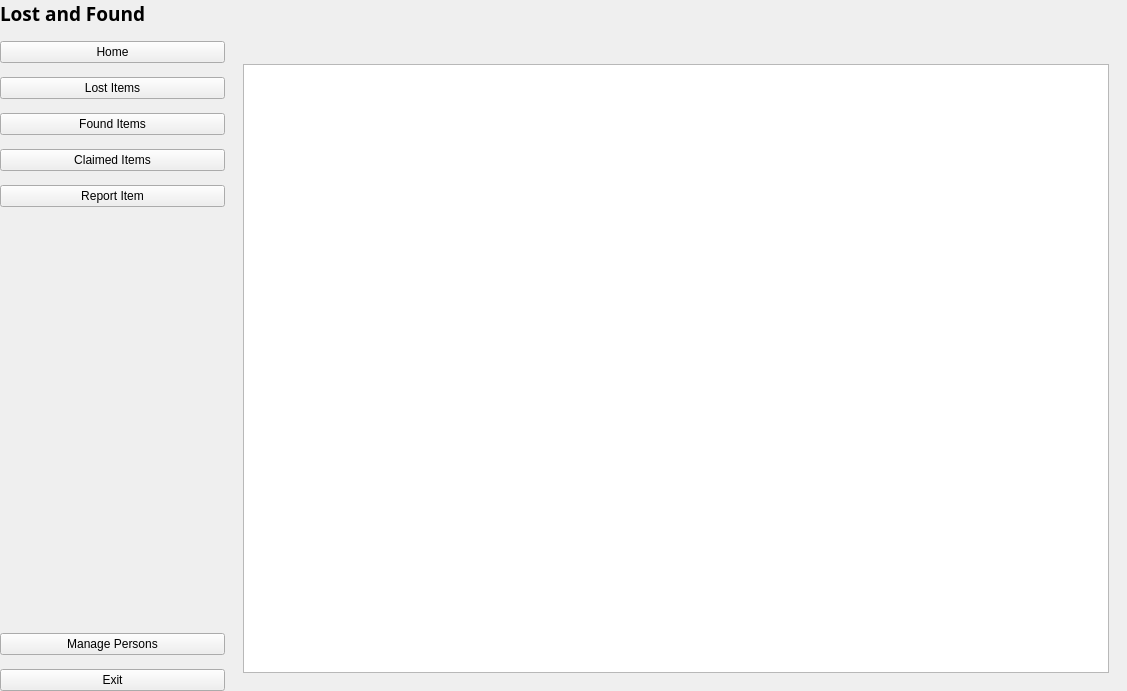
<?xml version="1.0" encoding="UTF-8"?>
<ui version="4.0">
 <class>MainWindow</class>
 <widget class="QMainWindow" name="MainWindow">
  <property name="geometry">
   <rect>
    <x>0</x>
    <y>0</y>
    <width>1127</width>
    <height>691</height>
   </rect>
  </property>
  <property name="windowTitle">
   <string>MainWindow</string>
  </property>
  <widget class="QWidget" name="centralwidget">
   <layout class="QHBoxLayout" name="horizontalLayout">
    <property name="spacing">
     <number>0</number>
    </property>
    <property name="leftMargin">
     <number>0</number>
    </property>
    <property name="topMargin">
     <number>0</number>
    </property>
    <property name="rightMargin">
     <number>0</number>
    </property>
    <property name="bottomMargin">
     <number>0</number>
    </property>
    <item>
     <widget class="QWidget" name="sidebar" native="true">
      <property name="sizePolicy">
       <sizepolicy hsizetype="Preferred" vsizetype="Preferred">
        <horstretch>2</horstretch>
        <verstretch>0</verstretch>
       </sizepolicy>
      </property>
      <layout class="QVBoxLayout" name="verticalLayout_6">
       <property name="spacing">
        <number>0</number>
       </property>
       <property name="leftMargin">
        <number>0</number>
       </property>
       <property name="topMargin">
        <number>0</number>
       </property>
       <property name="rightMargin">
        <number>0</number>
       </property>
       <property name="bottomMargin">
        <number>0</number>
       </property>
       <item>
        <layout class="QVBoxLayout" name="verticalLayout_5">
         <item>
          <layout class="QVBoxLayout" name="verticalLayout_3">
           <property name="spacing">
            <number>14</number>
           </property>
           <property name="topMargin">
            <number>0</number>
           </property>
           <property name="rightMargin">
            <number>0</number>
           </property>
           <item>
            <widget class="QLabel" name="label_3">
             <property name="font">
              <font>
               <family>Century Gothic</family>
               <pointsize>14</pointsize>
               <bold>true</bold>
               <underline>false</underline>
               <strikeout>false</strikeout>
               <kerning>true</kerning>
              </font>
             </property>
             <property name="text">
              <string>Lost and Found</string>
             </property>
             <property name="margin">
              <number>5</number>
             </property>
             <property name="indent">
              <number>-1</number>
             </property>
            </widget>
           </item>
           <item>
            <widget class="QPushButton" name="homeButton">
             <property name="font">
              <font/>
             </property>
             <property name="text">
              <string>Home</string>
             </property>
             <property name="iconSize">
              <size>
               <width>20</width>
               <height>20</height>
              </size>
             </property>
             <property name="checkable">
              <bool>true</bool>
             </property>
             <property name="autoExclusive">
              <bool>true</bool>
             </property>
            </widget>
           </item>
           <item>
            <widget class="QPushButton" name="lostButton">
             <property name="font">
              <font/>
             </property>
             <property name="text">
              <string>Lost Items</string>
             </property>
             <property name="iconSize">
              <size>
               <width>20</width>
               <height>20</height>
              </size>
             </property>
             <property name="checkable">
              <bool>true</bool>
             </property>
             <property name="autoExclusive">
              <bool>true</bool>
             </property>
            </widget>
           </item>
           <item>
            <widget class="QPushButton" name="foundButton">
             <property name="font">
              <font/>
             </property>
             <property name="text">
              <string>Found Items</string>
             </property>
             <property name="iconSize">
              <size>
               <width>20</width>
               <height>20</height>
              </size>
             </property>
             <property name="checkable">
              <bool>true</bool>
             </property>
             <property name="autoExclusive">
              <bool>true</bool>
             </property>
            </widget>
           </item>
           <item>
            <widget class="QPushButton" name="claimedButton">
             <property name="font">
              <font/>
             </property>
             <property name="text">
              <string>Claimed Items</string>
             </property>
             <property name="iconSize">
              <size>
               <width>20</width>
               <height>20</height>
              </size>
             </property>
             <property name="checkable">
              <bool>true</bool>
             </property>
             <property name="autoExclusive">
              <bool>true</bool>
             </property>
            </widget>
           </item>
           <item>
            <widget class="QPushButton" name="reportButton">
             <property name="font">
              <font/>
             </property>
             <property name="text">
              <string>Report Item</string>
             </property>
             <property name="iconSize">
              <size>
               <width>20</width>
               <height>20</height>
              </size>
             </property>
             <property name="checkable">
              <bool>true</bool>
             </property>
             <property name="autoExclusive">
              <bool>true</bool>
             </property>
            </widget>
           </item>
           <item>
            <spacer name="verticalSpacer_2">
             <property name="orientation">
              <enum>Qt::Vertical</enum>
             </property>
             <property name="sizeHint" stdset="0">
              <size>
               <width>20</width>
               <height>528</height>
              </size>
             </property>
            </spacer>
           </item>
           <item>
            <layout class="QVBoxLayout" name="verticalLayout_4">
             <property name="spacing">
              <number>14</number>
             </property>
             <item>
              <widget class="QPushButton" name="settingsButton">
               <property name="font">
                <font/>
               </property>
               <property name="text">
                <string>Manage Persons</string>
               </property>
               <property name="iconSize">
                <size>
                 <width>20</width>
                 <height>20</height>
                </size>
               </property>
              </widget>
             </item>
             <item>
              <widget class="QPushButton" name="logoutButton">
               <property name="font">
                <font/>
               </property>
               <property name="text">
                <string>Exit</string>
               </property>
               <property name="iconSize">
                <size>
                 <width>20</width>
                 <height>20</height>
                </size>
               </property>
              </widget>
             </item>
            </layout>
           </item>
          </layout>
         </item>
        </layout>
       </item>
      </layout>
     </widget>
    </item>
    <item>
     <widget class="QWidget" name="widget_2" native="true">
      <property name="sizePolicy">
       <sizepolicy hsizetype="Preferred" vsizetype="Preferred">
        <horstretch>8</horstretch>
        <verstretch>0</verstretch>
       </sizepolicy>
      </property>
      <layout class="QVBoxLayout" name="verticalLayout">
       <property name="spacing">
        <number>0</number>
       </property>
       <property name="leftMargin">
        <number>0</number>
       </property>
       <property name="topMargin">
        <number>0</number>
       </property>
       <property name="rightMargin">
        <number>0</number>
       </property>
       <property name="bottomMargin">
        <number>0</number>
       </property>
       <item>
        <widget class="QWidget" name="topbar" native="true">
         <property name="sizePolicy">
          <sizepolicy hsizetype="Preferred" vsizetype="Preferred">
           <horstretch>0</horstretch>
           <verstretch>1</verstretch>
          </sizepolicy>
         </property>
        </widget>
       </item>
       <item>
        <widget class="QWidget" name="widget_3" native="true">
         <property name="sizePolicy">
          <sizepolicy hsizetype="Preferred" vsizetype="Preferred">
           <horstretch>0</horstretch>
           <verstretch>14</verstretch>
          </sizepolicy>
         </property>
         <layout class="QVBoxLayout" name="verticalLayout_2">
          <item>
           <widget class="QStackedWidget" name="stackedWidget">
            <property name="currentIndex">
             <number>1</number>
            </property>
            <widget class="QWidget" name="homePage">
             <widget class="QLabel" name="label_25">
              <property name="geometry">
               <rect>
                <x>0</x>
                <y>40</y>
                <width>581</width>
                <height>51</height>
               </rect>
              </property>
              <property name="styleSheet">
               <string notr="true">QLabel {
    padding: 8px 12px;
    color: #1E1E1E;
    font: 20pt &quot;Futura&quot;;
    font-weight: bold; 
}</string>
              </property>
              <property name="text">
               <string>Welcome to the Lost and Found System!</string>
              </property>
             </widget>
             <widget class="QLabel" name="label_4">
              <property name="geometry">
               <rect>
                <x>10</x>
                <y>80</y>
                <width>531</width>
                <height>41</height>
               </rect>
              </property>
              <property name="styleSheet">
               <string notr="true">QLabel {
    padding: 8px 12px;
    color: #1E1E1E;
    font: 10pt &quot;Century Gothic&quot;;
	weight: bold;
}</string>
              </property>
              <property name="text">
               <string>Let us help you find what you're looking for or return something you found.</string>
              </property>
             </widget>
             <widget class="QFrame" name="outisideFrame">
              <property name="geometry">
               <rect>
                <x>10</x>
                <y>120</y>
                <width>921</width>
                <height>371</height>
               </rect>
              </property>
              <property name="styleSheet">
               <string notr="true"/>
              </property>
              <property name="frameShape">
               <enum>QFrame::StyledPanel</enum>
              </property>
              <property name="frameShadow">
               <enum>QFrame::Raised</enum>
              </property>
              <widget class="QLabel" name="label_26">
               <property name="geometry">
                <rect>
                 <x>10</x>
                 <y>10</y>
                 <width>151</width>
                 <height>41</height>
                </rect>
               </property>
               <property name="styleSheet">
                <string notr="true">QLabel {
    padding: 8px 12px;
    color: #1E1E1E;
    font: 13pt &quot;Futura&quot;;
	font-weight: bold; 
}</string>
               </property>
               <property name="text">
                <string>Recent Items</string>
               </property>
              </widget>
              <widget class="QWidget" name="layoutWidget">
               <property name="geometry">
                <rect>
                 <x>50</x>
                 <y>50</y>
                 <width>821</width>
                 <height>301</height>
                </rect>
               </property>
               <layout class="QHBoxLayout" name="horizontalLayout_5">
                <item>
                 <widget class="QFrame" name="frame_2">
                  <property name="frameShape">
                   <enum>QFrame::StyledPanel</enum>
                  </property>
                  <property name="frameShadow">
                   <enum>QFrame::Raised</enum>
                  </property>
                  <widget class="QFrame" name="frame_3">
                   <property name="geometry">
                    <rect>
                     <x>10</x>
                     <y>10</y>
                     <width>161</width>
                     <height>181</height>
                    </rect>
                   </property>
                   <property name="frameShape">
                    <enum>QFrame::StyledPanel</enum>
                   </property>
                   <property name="frameShadow">
                    <enum>QFrame::Raised</enum>
                   </property>
                  </widget>
                  <widget class="QLabel" name="label_27">
                   <property name="geometry">
                    <rect>
                     <x>10</x>
                     <y>200</y>
                     <width>121</width>
                     <height>91</height>
                    </rect>
                   </property>
                   <property name="text">
                    <string>Item Description</string>
                   </property>
                  </widget>
                 </widget>
                </item>
                <item>
                 <widget class="QFrame" name="frame_4">
                  <property name="frameShape">
                   <enum>QFrame::StyledPanel</enum>
                  </property>
                  <property name="frameShadow">
                   <enum>QFrame::Raised</enum>
                  </property>
                  <widget class="QFrame" name="frame_5">
                   <property name="geometry">
                    <rect>
                     <x>10</x>
                     <y>10</y>
                     <width>161</width>
                     <height>181</height>
                    </rect>
                   </property>
                   <property name="frameShape">
                    <enum>QFrame::StyledPanel</enum>
                   </property>
                   <property name="frameShadow">
                    <enum>QFrame::Raised</enum>
                   </property>
                  </widget>
                  <widget class="QLabel" name="label_28">
                   <property name="geometry">
                    <rect>
                     <x>10</x>
                     <y>200</y>
                     <width>121</width>
                     <height>91</height>
                    </rect>
                   </property>
                   <property name="text">
                    <string>Item Description</string>
                   </property>
                  </widget>
                 </widget>
                </item>
                <item>
                 <widget class="QFrame" name="frame_6">
                  <property name="frameShape">
                   <enum>QFrame::StyledPanel</enum>
                  </property>
                  <property name="frameShadow">
                   <enum>QFrame::Raised</enum>
                  </property>
                  <widget class="QFrame" name="frame_7">
                   <property name="geometry">
                    <rect>
                     <x>10</x>
                     <y>10</y>
                     <width>161</width>
                     <height>181</height>
                    </rect>
                   </property>
                   <property name="frameShape">
                    <enum>QFrame::StyledPanel</enum>
                   </property>
                   <property name="frameShadow">
                    <enum>QFrame::Raised</enum>
                   </property>
                  </widget>
                  <widget class="QLabel" name="label_29">
                   <property name="geometry">
                    <rect>
                     <x>10</x>
                     <y>200</y>
                     <width>121</width>
                     <height>91</height>
                    </rect>
                   </property>
                   <property name="text">
                    <string>Item Description</string>
                   </property>
                  </widget>
                 </widget>
                </item>
                <item>
                 <widget class="QFrame" name="frame_8">
                  <property name="frameShape">
                   <enum>QFrame::StyledPanel</enum>
                  </property>
                  <property name="frameShadow">
                   <enum>QFrame::Raised</enum>
                  </property>
                  <widget class="QFrame" name="frame_9">
                   <property name="geometry">
                    <rect>
                     <x>10</x>
                     <y>10</y>
                     <width>161</width>
                     <height>181</height>
                    </rect>
                   </property>
                   <property name="frameShape">
                    <enum>QFrame::StyledPanel</enum>
                   </property>
                   <property name="frameShadow">
                    <enum>QFrame::Raised</enum>
                   </property>
                  </widget>
                  <widget class="QLabel" name="label_30">
                   <property name="geometry">
                    <rect>
                     <x>10</x>
                     <y>200</y>
                     <width>121</width>
                     <height>91</height>
                    </rect>
                   </property>
                   <property name="text">
                    <string>Item Description</string>
                   </property>
                  </widget>
                 </widget>
                </item>
               </layout>
              </widget>
             </widget>
             <widget class="QFrame" name="frame_10">
              <property name="geometry">
               <rect>
                <x>10</x>
                <y>490</y>
                <width>921</width>
                <height>221</height>
               </rect>
              </property>
              <property name="frameShape">
               <enum>QFrame::StyledPanel</enum>
              </property>
              <property name="frameShadow">
               <enum>QFrame::Raised</enum>
              </property>
             </widget>
            </widget>
            <widget class="QWidget" name="ReportedItems">
             <layout class="QVBoxLayout" name="verticalLayout_7">
              <item>
               <widget class="QTableWidget" name="tableWidget"/>
              </item>
             </layout>
            </widget>
            <widget class="QWidget" name="SurrenderedItems">
             <widget class="QLabel" name="label_10">
              <property name="geometry">
               <rect>
                <x>490</x>
                <y>220</y>
                <width>151</width>
                <height>16</height>
               </rect>
              </property>
              <property name="text">
               <string>SurrenderedItems</string>
              </property>
             </widget>
            </widget>
            <widget class="QWidget" name="ClaimedItems">
             <widget class="QLabel" name="label_7">
              <property name="geometry">
               <rect>
                <x>390</x>
                <y>390</y>
                <width>81</width>
                <height>16</height>
               </rect>
              </property>
              <property name="text">
               <string>Claimed Items</string>
              </property>
             </widget>
            </widget>
            <widget class="QWidget" name="myreportPage">
             <widget class="QLabel" name="label_8">
              <property name="geometry">
               <rect>
                <x>390</x>
                <y>380</y>
                <width>131</width>
                <height>16</height>
               </rect>
              </property>
              <property name="text">
               <string>Report Item</string>
              </property>
             </widget>
            </widget>
            <widget class="QWidget" name="ManagePersons">
             <widget class="QLabel" name="label_9">
              <property name="geometry">
               <rect>
                <x>440</x>
                <y>400</y>
                <width>211</width>
                <height>61</height>
               </rect>
              </property>
              <property name="text">
               <string>Manage Persons (accessible by admin)</string>
              </property>
             </widget>
            </widget>
           </widget>
          </item>
         </layout>
        </widget>
       </item>
      </layout>
     </widget>
    </item>
   </layout>
  </widget>
 </widget>
 <resources>
  <include location="resources.qrc"/>
 </resources>
 <connections/>
</ui>
